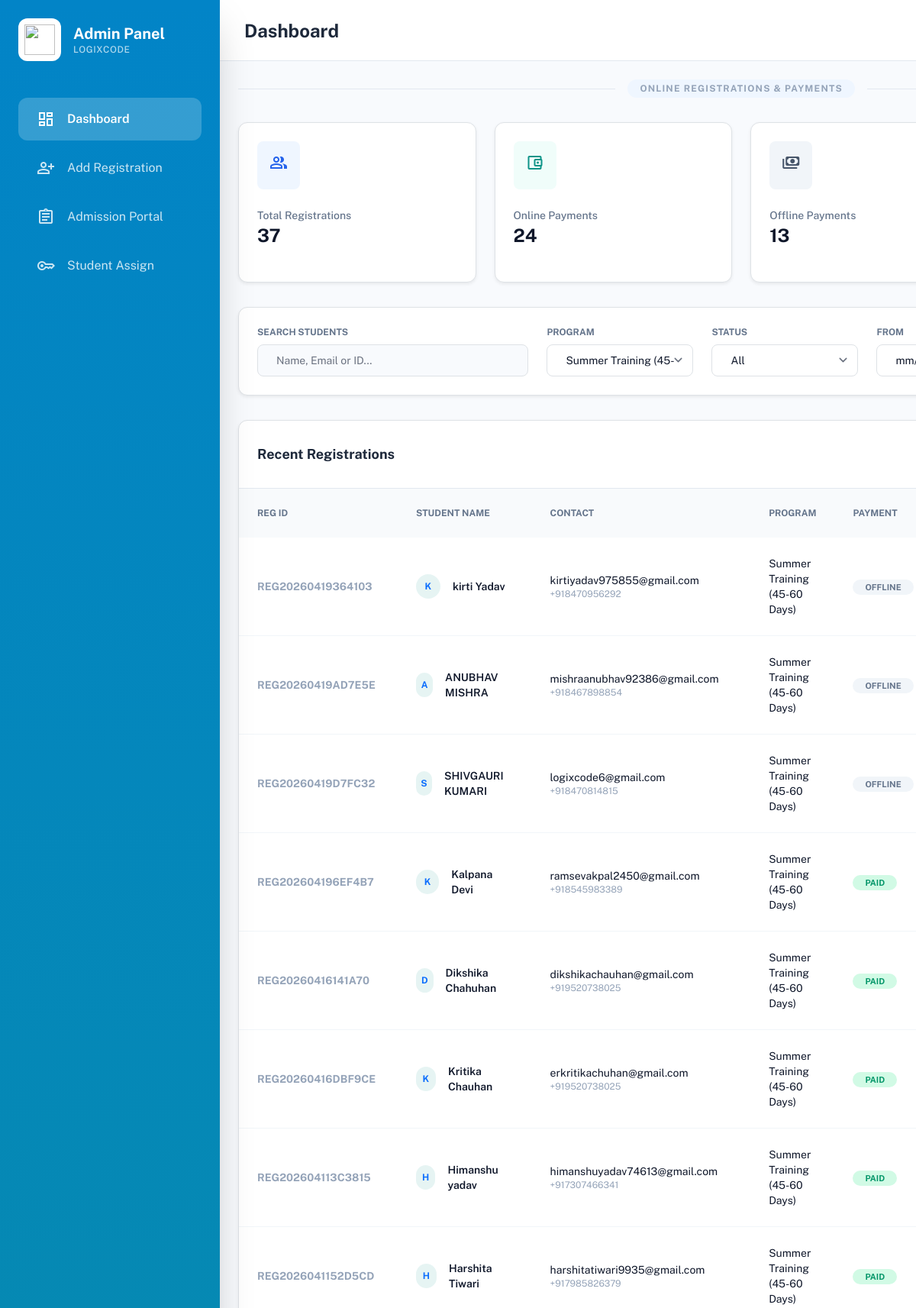
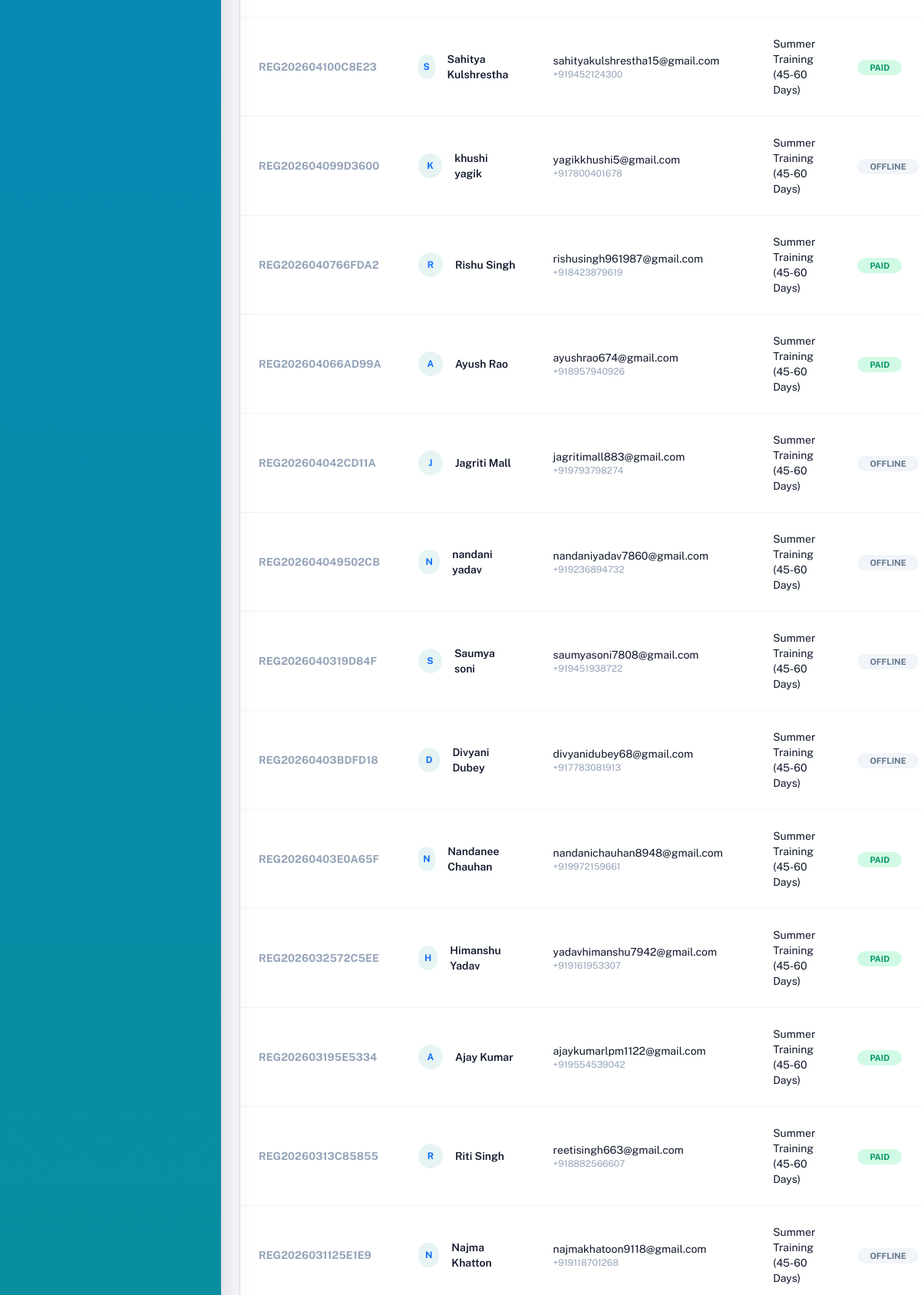
The page /admin/dashboard.php?program=Summer Training (45-60 Days) (signed in, upper part) on the database its author committed (2 pictures, top to bottom).
### tables this page shows
CREATE TABLE `payments` (
  `id` int(11) NOT NULL,
  `registration_id` varchar(50) NOT NULL,
  `payment_gateway_id` varchar(255) NOT NULL,
  `amount` decimal(10,2) NOT NULL,
  `currency` varchar(10) NOT NULL DEFAULT 'INR',
  `status` enum('SUCCESS','FAILED','PENDING','OFFLINE') NOT NULL,
  `created_at` timestamp NULL DEFAULT current_timestamp()
);

CREATE TABLE `registrations` (
  `id` int(11) NOT NULL,
  `registration_id` varchar(50) NOT NULL,
  `first_name` varchar(100) NOT NULL,
  `last_name` varchar(100) NOT NULL,
  `email` varchar(255) NOT NULL,
  `phone` varchar(20) NOT NULL,
  `dob` date NOT NULL,
  `gender` enum('male','female','other') NOT NULL,
  `address` text NOT NULL,
  `qualification` varchar(100) NOT NULL,
  `percentage` varchar(20) NOT NULL,
  `college` varchar(255) DEFAULT NULL,
  `year_of_passing` varchar(4) DEFAULT NULL,
  `program` varchar(255) NOT NULL,
  `experience` text DEFAULT NULL,
  `motivation` text DEFAULT NULL,
  `updates_opt_in` tinyint(1) DEFAULT 0,
  `payment_mode` enum('ONLINE','OFFLINE') NOT NULL,
  `created_at` timestamp NULL DEFAULT current_timestamp()
);

### admin/dashboard.php (the view, shortened to what this page needs)
<?php
require_once __DIR__ . '/../config/db.php';
$filters = [
    'program'        => $_GET['program'] ?? '',
    'payment_status' => $_GET['payment_status'] ?? '',
    'date_from'      => $_GET['date_from'] ?? '',
    'date_to'        => $_GET['date_to'] ?? '',
    'search'         => $_GET['search'] ?? ''
];
$sql    = "SELECT r.*, p.payment_gateway_id, p.amount, p.status as payment_status
           FROM registrations r
           LEFT JOIN payments p ON r.registration_id = p.registration_id
           WHERE 1=1";
$params = [];
if (!empty($filters['program'])) {
    $sql      .= " AND r.program = ?";
    $params[]  = $filters['program'];
}
$sql .= " ORDER BY r.created_at DESC";
$stmt          = $pdo->prepare($sql);
$stmt->execute($params);
$registrations = $stmt->fetchAll();
$statsQuery = "SELECT
    COUNT(*) as total_registrations,
    SUM(CASE WHEN payment_mode = 'ONLINE' THEN 1 ELSE 0 END) as online_payments,
    SUM(CASE WHEN payment_mode = 'OFFLINE' THEN 1 ELSE 0 END) as offline_payments,
    (SELECT SUM(amount) FROM payments WHERE status IN ('SUCCESS', 'OFFLINE')) as total_revenue
    FROM registrations";
$stats = $pdo->query($statsQuery)->fetch();
$programs = $pdo->query("SELECT DISTINCT program FROM registrations ORDER BY program")->fetchAll(PDO::FETCH_COLUMN);
?>
<!DOCTYPE html>
<html class="light" lang="en">
<head>
<link href="https://cdn.jsdelivr.net/npm/bootstrap@5.3.0/dist/css/bootstrap.min.css" rel="stylesheet">
<script src="https://cdn.tailwindcss.com?plugins=forms,container-queries"></script>
<script id="tailwind-config">
    tailwind.config = {
        darkMode: "class",
        theme: {
            extend: {
                colors: {
                    "primary": "#0d9488",
                    "secondary": "#0284c7",
                    "background-light": "#f8fafd",
                    "background-dark": "#0f172a",
                },
                fontFamily: { "display": ["Public Sans", "sans-serif"] },
                borderRadius: {"DEFAULT": "0.25rem", "lg": "0.5rem", "xl": "0.75rem", "full": "9999px"},
            },
        },
    }
</script>
</head>
<body class="bg-background-light dark:bg-background-dark font-display text-slate-900 dark:text-slate-100">
<div class="flex min-h-screen overflow-hidden">
<?php include "sidebar.php" ?>
<main class="flex-1 ml-72 min-h-screen flex flex-col">
<header class="h-20 bg-white dark:bg-slate-900 border-b border-slate-200 dark:border-slate-800 flex items-center justify-between px-8 sticky top-0 z-40">
<div class="flex items-center gap-4">
  <h2 class="text-2xl font-bold text-slate-800 dark:text-white">Dashboard</h2>
</div>
</header>
<div class="p-4 md:p-8 space-y-8">
<div class="flex items-center gap-3">
  <div class="h-px flex-1 bg-slate-200 dark:bg-slate-700"></div>
  <span class="text-xs font-bold uppercase tracking-widest text-slate-400 px-3 py-1 bg-blue-50 dark:bg-blue-900/20 text-blue-600 rounded-full">
    Online Registrations & Payments
  </span>
  <div class="h-px flex-1 bg-slate-200 dark:bg-slate-700"></div>
</div>
<div class="grid grid-cols-1 sm:grid-cols-2 lg:grid-cols-4 gap-4 md:gap-6">
  <div class="bg-white dark:bg-slate-900 p-6 rounded-xl shadow-sm border border-slate-200 dark:border-slate-800 flex flex-col gap-4">
    <div class="p-3 rounded-lg bg-blue-50 text-blue-600 w-fit"><span class="material-symbols-outlined">group</span></div>
    <div>
      <p class="text-slate-500 text-sm font-medium">Total Registrations</p>
      <h3 class="text-2xl font-bold"><?= number_format($stats['total_registrations']) ?></h3>
    </div>
  </div>
  <div class="bg-white dark:bg-slate-900 p-6 rounded-xl shadow-sm border border-slate-200 dark:border-slate-800 flex flex-col gap-4">
    <div class="p-3 rounded-lg bg-teal-50 text-teal-600 w-fit"><span class="material-symbols-outlined">account_balance_wallet</span></div>
    <div>
      <p class="text-slate-500 text-sm font-medium">Online Payments</p>
      <h3 class="text-2xl font-bold"><?= number_format($stats['online_payments']) ?></h3>
    </div>
  </div>
  <div class="bg-white dark:bg-slate-900 p-6 rounded-xl shadow-sm border border-slate-200 dark:border-slate-800 flex flex-col gap-4">
    <div class="p-3 rounded-lg bg-slate-100 text-slate-600 w-fit"><span class="material-symbols-outlined">payments</span></div>
    <div>
      <p class="text-slate-500 text-sm font-medium">Offline Payments</p>
      <h3 class="text-2xl font-bold"><?= number_format($stats['offline_payments']) ?></h3>
    </div>
  </div>
</div>
<section class="bg-white dark:bg-slate-900 p-6 rounded-xl shadow-sm border border-slate-200 dark:border-slate-800">
<form method="GET" action="">
  <div class="flex flex-col lg:flex-row lg:items-end gap-4">
    <div class="flex-1">
      <label class="block text-xs font-bold text-slate-500 uppercase mb-2">Search Students</label>
      <input name="search" value="<?= htmlspecialchars($filters['search']) ?>"
             class="w-full px-4 py-2.5 bg-background-light dark:bg-slate-800 border rounded-lg text-sm"
             placeholder="Name, Email or ID..." type="text"/>
    </div>
    <div class="w-48">
      <label class="block text-xs font-bold text-slate-500 uppercase mb-2">Program</label>
      <select name="program" class="w-full px-4 py-2.5 border rounded-lg text-sm">
        <?php foreach ($programs as $p): ?>
          <option value="<?= htmlspecialchars($p) ?>" <?= $filters['program']===$p?'selected':'' ?>><?= htmlspecialchars($p) ?></option>
        <?php endforeach; ?>
      </select>
    </div>
    <div class="w-48">
      <label class="block text-xs font-bold text-slate-500 uppercase mb-2">Status</label>
      <select name="payment_status" class="w-full px-4 py-2.5 border rounded-lg text-sm">
        <option value="">All</option>
      </select>
    </div>
    <div class="w-40">
      <label class="block text-xs font-bold text-slate-500 uppercase mb-2">From</label>
      <input type="date" name="date_from" value="<?= htmlspecialchars($filters['date_from']) ?>" class="w-full px-4 py-2.5 border rounded-lg text-sm"/>
    </div>
  </div>
</form>
</section>
<section class="bg-white dark:bg-slate-900 rounded-xl shadow-sm border border-slate-200 dark:border-slate-800 overflow-hidden">
<div class="p-6 border-b border-slate-200 dark:border-slate-800 flex justify-between items-center">
  <h3 class="text-lg font-bold text-slate-800 dark:text-white">Recent Registrations</h3>
</div>
<div class="overflow-x-auto">
<table class="w-full text-left">
  <thead class="bg-slate-50 dark:bg-slate-800/50">
    <tr>
      <th class="px-6 py-4 text-xs font-bold text-slate-500 uppercase">Reg ID</th>
      <th class="px-6 py-4 text-xs font-bold text-slate-500 uppercase">Student Name</th>
      <th class="px-6 py-4 text-xs font-bold text-slate-500 uppercase">Contact</th>
      <th class="px-6 py-4 text-xs font-bold text-slate-500 uppercase">Program</th>
      <th class="px-6 py-4 text-xs font-bold text-slate-500 uppercase">Payment</th>
    </tr>
  </thead>
  <tbody class="divide-y divide-slate-100 dark:divide-slate-800">
    <?php if (count($registrations) > 0): ?>
      <?php foreach ($registrations as $reg): ?>
      <tr class="hover:bg-slate-50 dark:hover:bg-slate-800/30 transition-colors">
        <td class="px-6 py-4 text-sm font-bold text-slate-400"><?= htmlspecialchars($reg['registration_id']) ?></td>
        <td class="px-6 py-4">
          <div class="flex items-center gap-3">
            <div class="w-8 h-8 rounded-full bg-primary/10 flex items-center justify-center text-primary font-bold text-xs">
              <?= strtoupper(substr($reg['first_name'],0,1)) ?>
            </div>
            <span class="text-sm font-semibold"><?= htmlspecialchars($reg['first_name'].' '.$reg['last_name']) ?></span>
          </div>
        </td>
        <td class="px-6 py-4">
          <p class="text-sm"><a target="_blank" href="mailto:<?= htmlspecialchars($reg['email']) ?>"><?= htmlspecialchars($reg['email']) ?></a></p>
          <p class="text-xs text-slate-400"><a target="_blank" href="tel:<?= htmlspecialchars($reg['phone']) ?>"><?= htmlspecialchars($reg['phone']) ?></a></p>
        </td>
        <td class="px-6 py-4 text-sm"><?= htmlspecialchars($reg['program']) ?></td>
        <td class="px-6 py-4">
          <?php if ($reg['payment_status'] === 'SUCCESS'): ?>
            <span class="px-3 py-1 bg-emerald-100 text-emerald-600 rounded-full text-[11px] font-bold">PAID</span>
          <?php elseif ($reg['payment_mode'] === 'OFFLINE'): ?>
            <span class="px-3 py-1 bg-slate-100 text-slate-500 rounded-full text-[11px] font-bold">OFFLINE</span>
          <?php else: ?>
            <span class="px-3 py-1 bg-amber-100 text-amber-600 rounded-full text-[11px] font-bold"><?= $reg['payment_status'] ?: 'PENDING' ?></span>
          <?php endif; ?>
        </td>
      </tr>
      <?php endforeach; ?>
    <?php else: ?>
      <tr><td colspan="8" class="text-center py-6 text-slate-400">No registrations found</td></tr>
    <?php endif; ?>
  </tbody>
</table>
</div>
</section>
</div>
</main>
</div>
</body>
</html>

### admin/dashboard.php (style rules this page uses)
body { font-family: 'Public Sans', sans-serif; }

### rows shown on the page
payments: registrations.registration_id "REG20260419364103", registrations.first_name "K", registrations.first_name+last_name "kirti Yadav", registrations.email "kirtiyadav975855@gmail.com", registrations.phone "+918470956292", registrations.program "Summer Training (45-60 Days)", status "OFFLINE"
payments: registrations.registration_id "REG20260419AD7E5E", registrations.first_name "A", registrations.first_name+last_name "ANUBHAV MISHRA", registrations.email "mishraanubhav92386@gmail.com", registrations.phone "+918467898854", registrations.program "Summer Training (45-60 Days)", status "OFFLINE"
payments: registrations.registration_id "REG20260419D7FC32", registrations.first_name "S", registrations.first_name+last_name "SHIVGAURI KUMARI", registrations.email "logixcode6@gmail.com", registrations.phone "+918470814815", registrations.program "Summer Training (45-60 Days)", status "OFFLINE"
payments: registrations.registration_id "REG202604196EF4B7", registrations.first_name "K", registrations.first_name+last_name "Kalpana Devi", registrations.email "ramsevakpal2450@gmail.com", registrations.phone "+918545983389", registrations.program "Summer Training (45-60 Days)", status "PAID"
payments: registrations.registration_id "REG20260416141A70", registrations.first_name "D", registrations.first_name+last_name "Dikshika Chahuhan", registrations.email "dikshikachauhan@gmail.com", registrations.phone "+919520738025", registrations.program "Summer Training (45-60 Days)", status "PAID"
payments: registrations.registration_id "REG20260416DBF9CE", registrations.first_name "K", registrations.first_name+last_name "Kritika Chauhan", registrations.email "erkritikachuhan@gmail.com", registrations.phone "+919520738025", registrations.program "Summer Training (45-60 Days)", status "PAID"
payments: registrations.registration_id "REG202604113C3815", registrations.first_name "H", registrations.first_name+last_name "Himanshu yadav", registrations.email "himanshuyadav74613@gmail.com", registrations.phone "+917307466341", registrations.program "Summer Training (45-60 Days)", status "PAID"
payments: registrations.registration_id "REG2026041152D5CD", registrations.first_name "H", registrations.first_name+last_name "Harshita Tiwari", registrations.email "harshitatiwari9935@gmail.com", registrations.phone "+917985826379", registrations.program "Summer Training (45-60 Days)", status "PAID"
payments: registrations.registration_id "REG202604100C8E23", registrations.first_name "S", registrations.first_name+last_name "Sahitya Kulshrestha", registrations.email "sahityakulshrestha15@gmail.com", registrations.phone "+919452124300", registrations.program "Summer Training (45-60 Days)", status "PAID"
payments: registrations.registration_id "REG202604099D3600", registrations.first_name "K", registrations.first_name+last_name "khushi yagik", registrations.email "yagikkhushi5@gmail.com", registrations.phone "+917800401678", registrations.program "Summer Training (45-60 Days)", status "OFFLINE"
payments: registrations.registration_id "REG2026040766FDA2", registrations.first_name "R", registrations.first_name+last_name "Rishu Singh", registrations.email "rishusingh961987@gmail.com", registrations.phone "+918423879619", registrations.program "Summer Training (45-60 Days)", status "PAID"
payments: registrations.registration_id "REG202604066AD99A", registrations.first_name "A", registrations.first_name+last_name "Ayush Rao", registrations.email "ayushrao674@gmail.com", registrations.phone "+918957940926", registrations.program "Summer Training (45-60 Days)", status "PAID"
payments: registrations.registration_id "REG202604042CD11A", registrations.first_name "J", registrations.first_name+last_name "Jagriti Mall", registrations.email "jagritimall883@gmail.com", registrations.phone "+919793798274", registrations.program "Summer Training (45-60 Days)", status "OFFLINE"
payments: registrations.registration_id "REG202604049502CB", registrations.first_name "N", registrations.first_name+last_name "nandani yadav", registrations.email "nandaniyadav7860@gmail.com", registrations.phone "+919236894732", registrations.program "Summer Training (45-60 Days)", status "OFFLINE"
payments: registrations.registration_id "REG2026040319D84F", registrations.first_name "S", registrations.first_name+last_name "Saumya soni", registrations.email "saumyasoni7808@gmail.com", registrations.phone "+919451938722", registrations.program "Summer Training (45-60 Days)", status "OFFLINE"
payments: registrations.registration_id "REG20260403BDFD18", registrations.first_name "D", registrations.first_name+last_name "Divyani Dubey", registrations.email "divyanidubey68@gmail.com", registrations.phone "+917783081913", registrations.program "Summer Training (45-60 Days)", status "OFFLINE"
payments: registrations.registration_id "REG20260403E0A65F", registrations.first_name "N", registrations.first_name+last_name "Nandanee Chauhan", registrations.email "nandanichauhan8948@gmail.com", registrations.phone "+919972159661", registrations.program "Summer Training (45-60 Days)", status "PAID"
payments: registrations.registration_id "REG2026032572C5EE", registrations.first_name "H", registrations.first_name+last_name "Himanshu Yadav", registrations.email "yadavhimanshu7942@gmail.com", registrations.phone "+919161953307", registrations.program "Summer Training (45-60 Days)", status "PAID"
payments: registrations.registration_id "REG202603195E5334", registrations.first_name "A", registrations.first_name+last_name "Ajay Kumar", registrations.email "ajaykumarlpm1122@gmail.com", registrations.phone "+919554539042", registrations.program "Summer Training (45-60 Days)", status "PAID"
payments: registrations.registration_id "REG20260313C85855", registrations.first_name "R", registrations.first_name+last_name "Riti Singh", registrations.email "reetisingh663@gmail.com", registrations.phone "+918882566607", registrations.program "Summer Training (45-60 Days)", status "PAID"
payments: registrations.registration_id "REG2026031125E1E9", registrations.first_name "N", registrations.first_name+last_name "Najma Khatton", registrations.email "najmakhatoon9118@gmail.com", registrations.phone "+919118701268", registrations.program "Summer Training (45-60 Days)", status "OFFLINE"

### other values the page prints
$stats['total_registrations'] "37"
$stats['online_payments'] "24"
$stats['offline_payments'] "13"
form field program "Summer Training (45-60 Days)"
